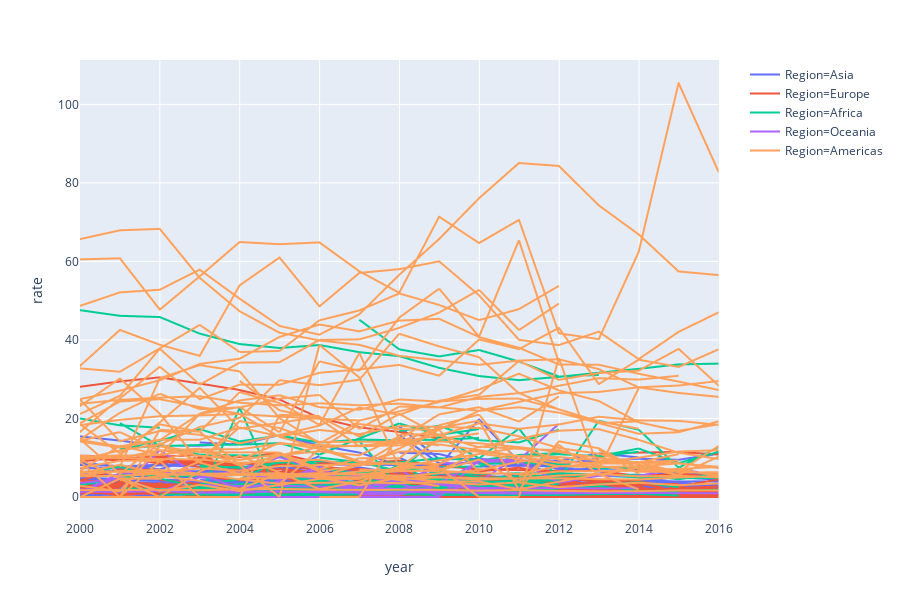

The code cell stored with this chart in its notebook:
### Code cell
fig = px.line(rates, x="year", y="rate", color="Region", line_group='UNODC Name', hover_name='UNODC Name')
fig.show()
# So there is a big variance between countries in the Americas (see interactive image below)
